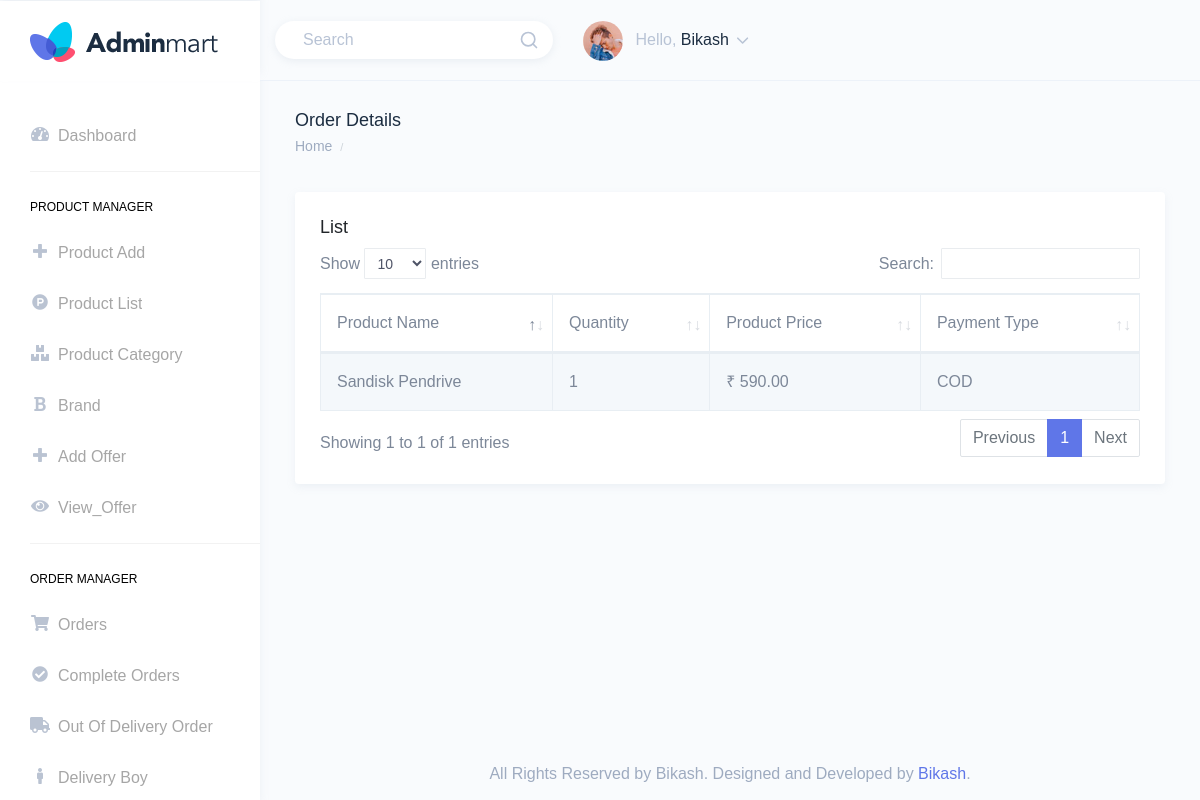
Screenshot of /admin/order_detail.php?id=2 with the database file from the repository.
### tables this page shows
CREATE TABLE `cart` (
  `id` int(11) NOT NULL,
  `session_id` text NOT NULL,
  `product` varchar(255) NOT NULL,
  `date` varchar(256) NOT NULL,
  `time` time NOT NULL,
  `quantity` varchar(255) NOT NULL
);

CREATE TABLE `product` (
  `id` int(11) NOT NULL,
  `title` varchar(255) NOT NULL,
  `description` text NOT NULL,
  `price` varchar(255) NOT NULL,
  `image` varchar(255) NOT NULL,
  `category` varchar(255) NOT NULL,
  `brand` varchar(255) NOT NULL,
  `status` varchar(255) NOT NULL
);

CREATE TABLE `order_master` (
  `id` int(11) NOT NULL,
  `order_id` varchar(255) NOT NULL,
  `user_id` varchar(255) NOT NULL,
  `session_id` varchar(255) NOT NULL,
  `payment_status` varchar(255) NOT NULL,
  `order_status` varchar(255) NOT NULL,
  `transaction_id` varchar(255) NOT NULL,
  `payment_type` varchar(255) NOT NULL,
  `date` varchar(255) NOT NULL,
  `time` time NOT NULL,
  `totalprice` varchar(255) NOT NULL,
  `deliveryboy` varchar(255) NOT NULL,
  `otp` varchar(255) NOT NULL,
  `delivery_date` int(11) NOT NULL
);

### admin/order_detail.php (the view, shortened to what this page needs)
<?php include 'connection.php';
$id3=$_GET['id'];
?>
<!DOCTYPE html>
<html dir="ltr" lang="en">
<head>
    <link href="assets/extra-libs/datatables.net-bs4/css/dataTables.bootstrap4.css" rel="stylesheet">
    <link rel="stylesheet" href="https://use.fontawesome.com/releases/v5.15.4/css/all.css">
    <link href="dist/css/style.min.css" rel="stylesheet">
</head>
<body>
    <div id="main-wrapper" data-theme="light" data-layout="vertical" data-navbarbg="skin6" data-sidebartype="full"
        data-sidebar-position="fixed" data-header-position="fixed" data-boxed-layout="full">
<header class="topbar" data-navbarbg="skin6">
            <nav class="navbar top-navbar navbar-expand-md">
                <div class="navbar-header" data-logobg="skin6">
                    <div class="navbar-brand">
                        <a href="index.html">
                            <b class="logo-icon">
                                <img src="assets/images/logo-icon.png" alt="homepage" class="dark-logo" />
                            </b>
                            <span class="logo-text">
                                <img src="assets/images/logo-text.png" alt="homepage" class="dark-logo" />
                            </span>
                        </a>
                    </div>
                </div>
                <div class="navbar-collapse collapse" id="navbarSupportedContent mr-auto">
                    <ul class="navbar-nav float-right">
                        <li class="nav-item d-none d-md-block">
                            <a class="nav-link" href="javascript:void(0)">
                                <form>
                                    <div class="customize-input">
                                        <input class="form-control custom-shadow custom-radius border-0 bg-white"
                                            type="search" placeholder="Search" aria-label="Search">
                                        <i class="form-control-icon" data-feather="search"></i>
                                    </div>
                                </form>
                            </a>
                        </li>
                        <li class="nav-item dropdown ml-10">
                            <a class="nav-link dropdown-toggle" href="javascript:void(0)" data-toggle="dropdown"
                                aria-haspopup="true" aria-expanded="false">
                                <img src="assets/images/users/profile-pic.jpg" alt="user" class="rounded-circle"
                                    width="40">
                                <span class="ml-2 d-none d-lg-inline-block"><span>Hello,</span> <span
                                        class="text-dark">Bikash</span> <i data-feather="chevron-down"
                                        class="svg-icon"></i></span>
                            </a>
                        </li>
                    </ul>
                </div>
            </nav>
        </header>
        <aside class="left-sidebar" data-sidebarbg="skin6">
            <div class="scroll-sidebar" data-sidebarbg="skin6">
                <nav class="sidebar-nav">
                    <ul id="sidebarnav">
                        <li class="sidebar-item"> <a class="sidebar-link sidebar-link" href="dashboard.php"
                                aria-expanded="false"><i class="fas fa-tachometer-alt"></i><span
                                    class="hide-menu">Dashboard</span></a></li>
                        <li class="list-divider"></li>
                        <li class="nav-small-cap"><span class="hide-menu">Product Manager</span></li>
                    <li class="sidebar-item"> <a class="sidebar-link sidebar-link" href="productadd.php"
                                aria-expanded="false"><i class="fas fa-plus"></i><span
                                    class="hide-menu">Product Add</span></a></li>
                                    <li class="sidebar-item"> <a class="sidebar-link sidebar-link" href="pro_list.php"
                                aria-expanded="false"><i class="fab fa-product-hunt"></i><span
                                    class="hide-menu">Product List</span></a></li>
                        <li class="sidebar-item"> <a class="sidebar-link sidebar-link" href="productcategory.php"
                                aria-expanded="false"><i class="fas fa-boxes"></i><span
                                    class="hide-menu">Product Category</span></a></li>
                                     <li class="sidebar-item"> <a class="sidebar-link sidebar-link" href="brand.php"
                                aria-expanded="false"><i class="fas fa-bold"></i><span
                                    class="hide-menu">Brand</span></a></li>
                                    <li class="sidebar-item"> <a class="sidebar-link sidebar-link" href="offer.php"
                                aria-expanded="false"><i class="fas fa-plus"></i><span
                                    class="hide-menu">Add Offer</span></a></li>
                                    <li class="sidebar-item"> <a class="sidebar-link sidebar-link" href="view_offer.php"
                                aria-expanded="false"><i class="fas fa-eye"></i><span
                                    class="hide-menu">View_Offer</span></a></li>
                        <li class="list-divider"></li>
                        <li class="nav-small-cap"><span class="hide-menu">Order Manager</span></li>
                        <li class="sidebar-item"> <a class="sidebar-link sidebar-link" href="orders.php"
                                aria-expanded="false"><i class="fas fa-shopping-cart"></i><span
                                    class="hide-menu">Orders
                                </span></a>
                        </li>
                        <li class="sidebar-item"> <a class="sidebar-link sidebar-link"
                                href="completeorder.php" aria-expanded="false"><i class="fas fa-check-circle"></i><span class="hide-menu">Complete Orders
                                </span></a>
                        </li>
                         <li class="sidebar-item"> <a class="sidebar-link sidebar-link"
                                href="dispatch.php" aria-expanded="false"><i class="fas fa-truck"></i><span class="hide-menu">Out Of Delivery Order
                                </span></a>
                        </li>
                        <li class="sidebar-item"> <a class="sidebar-link sidebar-link"
                                href="deliveryboyassign.php" aria-expanded="false"><i class="fas fa-male"></i><span class="hide-menu">Delivery Boy
                                </span></a>
                        </li>
                    </ul>
                </nav>
            </div>
        </aside>
        <div class="page-wrapper">
            <div class="page-breadcrumb">
                <div class="row">
                    <div class="col-7 align-self-center">
                        <h4 class="page-title text-truncate text-dark font-weight-medium mb-1">Order Details</h4>
                        <div class="d-flex align-items-center">
                            <nav aria-label="breadcrumb">
                                <ol class="breadcrumb m-0 p-0">
                                    <li class="breadcrumb-item"><a href="index.html" class="text-muted">Home</a></li>
                                    <li class="breadcrumb-item text-muted active" aria-current="page"></li>
                                </ol>
                            </nav>
                        </div>
                    </div>
                </div>
            </div>
            <div class="container-fluid">
                <div class="row">
                    <div class="col-12">
                        <div class="card">
                            <div class="card-body">
                                <h4 class="card-title">List</h4>
                                <div class="table-responsive">
                                    <table id="zero_config" class="table table-striped table-bordered no-wrap">
                                        <thead>
                                            <tr>
                                                <th>Product Name</th>
                                                <th>Quantity</th>
                                                <th>Product Price</th>
                                                <th>Payment Type</th>
                                            </tr>
                                        </thead>
                                        <tbody>
                                               <?php
                                                $sqlfetch = "SELECT * FROM order_master where order_status='Delivered' AND id='$id3'";
                                                $sqlfetch = mysqli_query($conn,$sqlfetch);
                                                $row = mysqli_fetch_assoc($sqlfetch);
                                                    $sqlfetch11 = "SELECT * FROM cart where session_id='$row[session_id]'";
                                                    $sqlfetch11 = mysqli_query($conn,$sqlfetch11);
                                                    while($row11 = mysqli_fetch_assoc($sqlfetch11)){
                                                        $sqlfetch12 = "SELECT * FROM product where id='$row11[product]'";
                                                        $sqlfetch12 = mysqli_query($conn,$sqlfetch12);
                                                        $row12 = mysqli_fetch_array($sqlfetch12);
                                            ?>
                                            <tr>
                                                <td><?php echo $row12['title'];?></td>
                                                <td><?php echo $row11['quantity'];?></td>
                                                <td>₹
                                                <?php echo $row12['price']*$row11['quantity']; ?>.00</td>
                                                <td><?php echo $row['payment_type']; ?></td>
                                            </tr>
                                        <?php
                                            } ?>
                                    </table>
                                </div>
                            </div>
                        </div>
                    </div>
                </div>
            </div>
           <footer class="footer text-center text-muted">
                All Rights Reserved by Bikash. Designed and Developed by <a
                    href="#">Bikash</a>.
            </footer>
        </div>
    </div>
</body>
</html>

### rows the page displays
cart: product.title "Sandisk Pendrive", quantity "1", product.price "590"
order_master: payment_type "COD"
